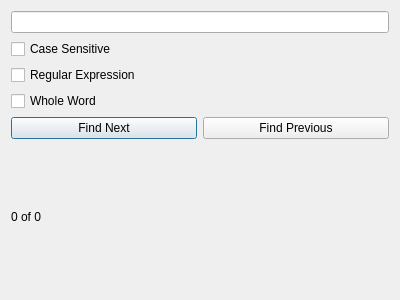
<?xml version="1.0" encoding="UTF-8"?>
<ui version="4.0">
 <class>SearchDialog</class>
 <widget class="QDialog" name="SearchDialog">
  <property name="geometry">
   <rect>
    <x>0</x>
    <y>0</y>
    <width>400</width>
    <height>300</height>
   </rect>
  </property>
  <property name="windowTitle">
   <string>Search</string>
  </property>
  <property name="modal">
   <bool>false</bool>
  </property>
  <property name="windowFlags">
   <set>Qt::WindowContextHelpButtonHint</set>
  </property>
  <layout class="QVBoxLayout" name="verticalLayout">
   <item>
    <widget class="QLineEdit" name="searchLineEdit"/>
   </item>
   <item>
    <widget class="QCheckBox" name="caseSensitiveCheckBox">
     <property name="text">
      <string>Case Sensitive</string>
     </property>
    </widget>
   </item>
   <item>
    <widget class="QCheckBox" name="regexCheckBox">
     <property name="text">
      <string>Regular Expression</string>
     </property>
    </widget>
   </item>
   <item>
    <widget class="QCheckBox" name="wholeWordCheckBox">
     <property name="text">
      <string>Whole Word</string>
     </property>
    </widget>
   </item>
   <item>
    <layout class="QHBoxLayout" name="buttonLayout">
     <item>
      <widget class="QPushButton" name="findNextButton">
       <property name="text">
        <string>Find Next</string>
       </property>
      </widget>
     </item>
     <item>
      <widget class="QPushButton" name="findPreviousButton">
       <property name="text">
        <string>Find Previous</string>
       </property>
      </widget>
     </item>
    </layout>
   </item>
   <item>
    <widget class="QLabel" name="statusLabel">
     <property name="text">
      <string>0 of 0</string>
     </property>
    </widget>
   </item>
  </layout>
 </widget>
 <resources/>
 <connections/>
</ui>
